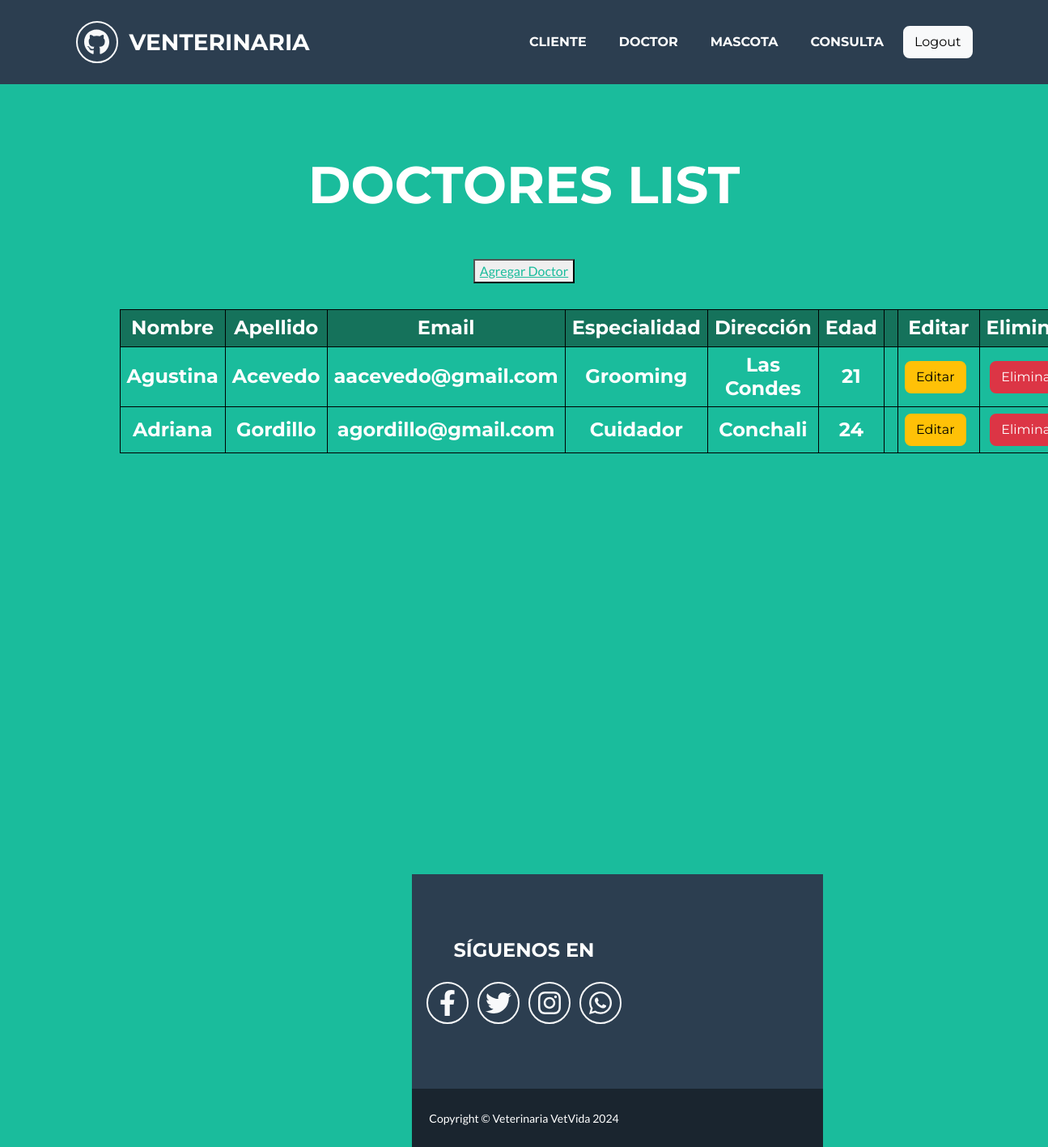
/doctores/list (signed in), run on the app's committed database.
### apps/core/models.py (models this page shows, shortened)
class Doctor(models.Model):
    nombreDoctor = models.CharField(max_length=100, null=False, blank=False)
    apellidoDoctor = models.CharField(max_length=100, null=False, blank=False)
    emailDoctor = models.EmailField(max_length=100, null=True, blank=True)
    especialidadDoctor = models.ForeignKey(EspecialidadDoctor, null=True, blank=True, on_delete = models.CASCADE)
    direccionDoctor = models.CharField(max_length=100, null=True, blank=True)
    edadDoctor = models.IntegerField(null=True, blank=True)
    class Model:
        verbose_name = "doctor"
        verbose_name_plural = "doctores"

class EspecialidadDoctor(models.Model):
    especialidadDoctor = models.CharField(max_length=100, null=False, blank=False, default="")
    def __str__(self):
        return f"{self.especialidadDoctor}"

### apps/core/views.py (the view)
# urls.py: path('doctores/list', views.DoctorListView.as_view(), name='doctores_list'),
class DoctorListView(LoginRequiredMixin, ListView):
    model = Doctor
    template_name = 'core/doctores_list.html'

### apps/core/templates/core/doctores_list.html
{% extends 'core/base.html' %}
{% block content %}
    <header style="padding-top: calc(6rem + 104px); padding-bottom: 32rem;" class="masthead bg-primary text-white text-center" >
        <div class="container d-flex align-items-center flex-column">
            <h2 class="masthead-heading text-uppercase mb-0">Doctores List</h2>
            <button style="margin-top: 4rem;"><a href="{% url 'doctores_form' %}"> Agregar Doctor</a></button>
            <h4 style="margin-top: 2rem; max-width: 1000px;">
                <table style="border-collapse: collapse; width: 100%; border: 1px solid black;">
                    <thead>
                        <tr style="border: 1px solid black; background-color: #15725b;">
                            <th style="border: 1px solid black; padding: 8px;">Nombre</th>
                            <th style="border: 1px solid black; padding: 8px;">Apellido</th>
                            <th style="border: 1px solid black; padding: 8px;">Email</th>
                            <th style="border: 1px solid black; padding: 8px;">Especialidad</th>
                            <th style="border: 1px solid black; padding: 8px;">Dirección</th>
                            <th style="border: 1px solid black; padding: 8px;">Edad</th>
                            <th style="border: 1px solid black; padding: 8px;"></th>
                            <th style="border: 1px solid black; padding: 8px;">Editar</th>
                            <th style="border: 1px solid black; padding: 8px;">Eliminar</th>
                        </tr>
                    </thead>
                    <tbody>
                        {% for x in object_list %}
                        <tr style="border: 1px solid black;">
                            <td style="border: 1px solid black; padding: 8px;">{{ x.nombreDoctor }}</td>
                            <td style="border: 1px solid black; padding: 8px;">{{ x.apellidoDoctor }}</td>
                            <td style="border: 1px solid black; padding: 8px;">{{ x.emailDoctor }}</td>
                            <td style="border: 1px solid black; padding: 8px;">{{ x.especialidadDoctor }}</td>
                            <td style="border: 1px solid black; padding: 8px;">{{ x.direccionDoctor }}</td>
                            <td style="border: 1px solid black; padding: 8px;">{{ x.edadDoctor }}</td>
                            <td style="border: 1px solid black; padding: 8px;"></td>
                            <td style="border: 1px solid black; padding: 8px;">
                                <a href="{% url 'doctores_update' x.id %}" class="btn btn-warning me-2">Editar</a>
                            </td>
                            <td style="border: 1px solid black; padding: 8px;">
                                <a href="{% url 'doctores_delete' x.id %}" class="btn btn-danger">Eliminar</a>
                            </td>
                        </tr>
                        {% endfor %}
                    </tbody>
                </table>
            </h4>
        </div>
    </header>
{% endblock content %}

### apps/core/templates/core/base.html (style rules this page uses)
.masthead { padding-top: calc(6rem + 104px); padding-bottom: 24rem; }
.bg-primary { --bs-bg-opacity: 1; background-color: #1abc9c !important; }

### data on the page
Doctor: nombreDoctor "Agustina", apellidoDoctor "Acevedo", emailDoctor "aacevedo@gmail.com", especialidadDoctor "Grooming", direccionDoctor "Las Condes", edadDoctor "21"
Doctor: nombreDoctor "Adriana", apellidoDoctor "Gordillo", emailDoctor "agordillo@gmail.com", especialidadDoctor "Cuidador", direccionDoctor "Conchali", edadDoctor "24"
